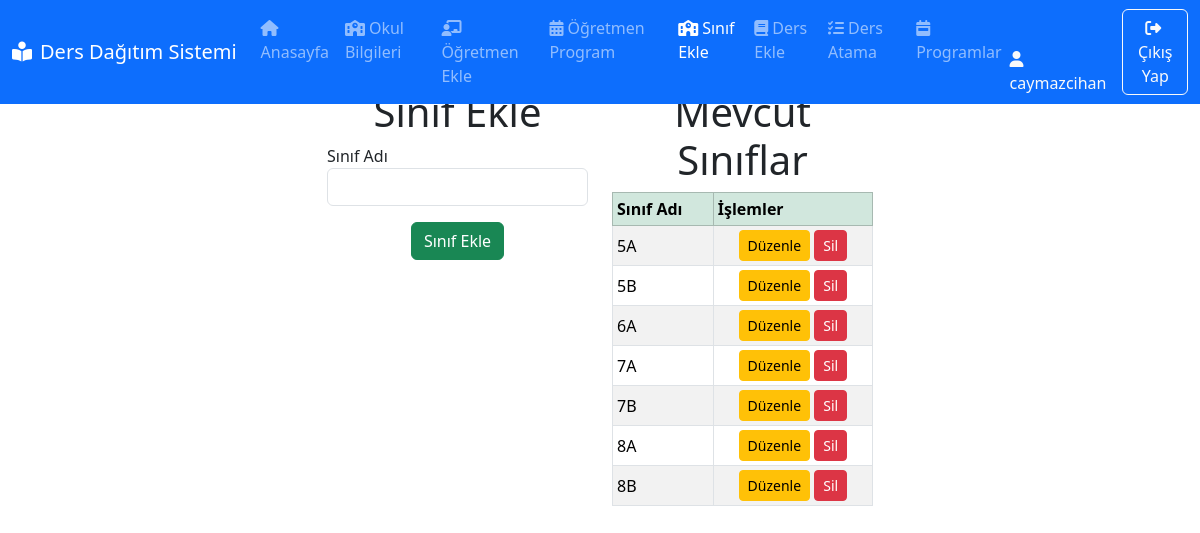
Screenshot of /sinif-ekle (signed in) with the database file from the repository.
### app.py (models this page shows, shortened)
class User(db.Model):
    id = db.Column(db.Integer, primary_key=True)
    username = db.Column(db.String(50), unique=True, nullable=False)
    password = db.Column(db.String(100), nullable=False)
    email = db.Column(db.String(100), unique=True, nullable=False)
    school_name = db.Column(db.String(120))
    school_email = db.Column(db.String(120))
    school_principal = db.Column(db.String(120))
    role = db.Column(db.String(20), nullable=False, default="user")
    teachers = db.relationship("Teacher", backref="user", lazy=True)
    classes = db.relationship("Class", backref="user", lazy=True)
    courses = db.relationship("Course", backref="user", lazy=True)
    assignments = db.relationship("TeacherCourseAssignment", backref="user", lazy=True)
    schedules = db.relationship("Schedule", backref="user", lazy=True)

class Class(db.Model):
    id = db.Column(db.Integer, primary_key=True)
    class_name = db.Column(db.String(50), nullable=False)
    user_id = db.Column(db.Integer, db.ForeignKey("user.id"), nullable=False)

### app.py (the view, shortened to what this page needs)
@app.route("/sinif-ekle", methods=["GET", "POST"])
@login_required
def add_class():
    current_user = User.query.filter_by(username=session["username"]).first()
    classes = (
        Class.query.filter_by(user_id=current_user.id).order_by(Class.class_name).all()
    )  # Sadece kullanıcının sınıflarını listele
    return render_template(
        "add_class.html", classes=classes, class_to_edit=None, page_title="Sınıf Ekle"
    )

### app.py (called while the page is built)
def login_required(f):
    @wraps(f)
    def decorated_function(*args, **kwargs):
        if "username" not in session:
            return redirect(url_for("login"))
        return f(*args, **kwargs)
    return decorated_function

### templates/add_class.html (shortened to what this page needs)
{% extends 'base.html' %}
{% block content %}
<div class="container mt-3" justify-content-center>
    <div class="row justify-content-center">
        <div class="col-3">
            <h1 class="text-center">{{ class_to_edit and 'Sınıf Düzenle' or 'Sınıf Ekle' }}</h1>
            <form action="{{ class_to_edit and url_for('edit_class', class_id=class_to_edit.id) or url_for('add_class') }}"  method="POST">
                <div class="form-group">
                    <label for="sinif_adi">Sınıf Adı</label>
                    <input
                        type="text"
                        class="form-control"
                        id="sinif_adi"
                        name="sinif_adi"
                        value="{{ class_to_edit and class_to_edit.class_name or '' }}"
                        required
                        pattern="[A-Za-z0-9]+"
                        oninput="this.value = this.value.toUpperCase()"
                        title="Sadece harf ve sayılar girilebilir.">
                </div>
		<div class="text-center mt-3">
                	<button type="submit" class="btn btn-success">
                  	  {{ class_to_edit and 'Sınıfı Güncelle' or 'Sınıf Ekle' }}
                	</button>
		</div>
            </form>
        </div>
        <div class="col-3">
            <h1 class="text-center">Mevcut Sınıflar</h1>
                <table class="table table-bordered table-striped table-hover table-auto table-sm">
                    <thead class="table-success">
                        <tr>
                            <th>Sınıf Adı</th>
                            <th>İşlemler</th>
                        </tr>
                    </thead>
                    <tbody>
                        {% for class_ in classes %}
                        <tr style="vertical-align: middle;">
                            <td style="white-space: nowrap; overflow: hidden; text-overflow: ellipsis;">{{ class_.class_name }}</td>
                            <td class="text-center">
                                <a href="{{ url_for('edit_class', class_id=class_.id) }}" class="btn btn-warning btn-sm mr-1">Düzenle</a>
                                <a href="{{ url_for('delete_class', class_id=class_.id) }}" class="btn btn-danger btn-sm" onclick="return confirm('Bu sınıfı silmek istediğinizden emin misiniz?')">Sil</a>
                            </td>
                        </tr>
                        {% else %}
                        <tr>
                            <td colspan="2" class="text-center">Henüz sınıf bulunmamaktadır.</td>
                        </tr>
                        {% endfor %}
                    </tbody>
                </table>
        </div>
    </div>
</div>
{% endblock %}

### templates/base.html (shortened to what this page needs)
<!DOCTYPE html>
<html lang="tr">
<head>
    <link href="https://cdn.jsdelivr.net/npm/bootstrap@5.3.2/dist/css/bootstrap.min.css" rel="stylesheet">
    <link href="https://cdnjs.cloudflare.com/ajax/libs/font-awesome/6.4.2/css/all.min.css" rel="stylesheet">
    <link rel="stylesheet" href="{{ url_for('static', filename='css/style.css') }}">
</head>
<body>
<nav class="navbar navbar-expand-lg navbar-dark bg-primary fixed-top">
    <div class="container-fluid">
        <div class="d-flex align-items-center">
            <a class="navbar-brand" href="{{ url_for('home') }}">
                <i class="fas fa-book-reader me-2"></i>Ders Dağıtım Sistemi
            </a>
        </div>
        {% if 'username' in session %}
        <div class="collapse navbar-collapse" id="navbarNav" >
            <ul class="navbar-nav me-auto mb-2 mb-lg-0" >
                <li class="nav-item">
                    <a class="nav-link {{ 'active' if request.endpoint == 'home' }}" href="{{ url_for('home') }}">
                        <i class="fas fa-home me-1"></i>Anasayfa
                    </a>
                </li>
        		<li class="nav-item">
                    <a class="nav-link {{ 'active' if request.endpoint == 'okul_bilgileri' }}" href="{{ url_for('okul_bilgileri') }}">
                         <i class="fas fa-school me-1"></i></i>Okul Bilgileri
                    </a>
                </li>
                <li class="nav-item">
                    <a class="nav-link {{ 'active' if request.endpoint == 'add_teacher' }}" href="{{ url_for('add_teacher') }}">
                        <i class="fas fa-chalkboard-teacher me-1"></i>Öğretmen Ekle
                    </a>
                </li>
                <li class="nav-item">
                    <a class="nav-link {{ 'active' if request.endpoint == 'ogretmen_programi' }}" href="{{ url_for('ogretmen_programi') }}">
                        <i class="fas fa-calendar-alt me-1"></i>Öğretmen Program
                    </a>
                </li>
                <li class="nav-item">
                    <a class="nav-link {{ 'active' if request.endpoint == 'add_class' }}" href="{{ url_for('add_class') }}">
                        <i class="fas fa-school me-1"></i>Sınıf Ekle
                    </a>
                </li>
                <li class="nav-item">
                    <a class="nav-link {{ 'active' if request.endpoint == 'add_course' }}" href="{{ url_for('add_course') }}">
                        <i class="fas fa-book me-1"></i>Ders Ekle
                    </a>
                </li>
                <li class="nav-item">
                    <a class="nav-link {{ 'active' if request.endpoint == 'assign_course' }}" href="{{ url_for('assign_course') }}">
                        <i class="fas fa-tasks me-1"></i>Ders Atama
                    </a>
                </li>
                <li class="nav-item">
                    <a class="nav-link {{ 'active' if request.endpoint == 'schedules' }}" href="{{ url_for('schedules') }}">
                        <i class="fas fa-calendar-week me-1"></i>Programlar
                    </a>
                </li>
            </ul>
            <div class="ms-auto d-flex align-items-end">
                <span class="text-light me-3">
                    <i class="fas fa-user me-1"></i>{{ session['username'] }}
                </span>
                <a href="{{ url_for('logout') }}" class="btn btn-outline-light">
                    <i class="fas fa-sign-out-alt me-1"></i>Çıkış Yap
                </a>
            </div>
        </div>
        {% endif %}
    </div>
</nav>
<div class="container mt-5 pt-4">
</div>
        {% block content %}
        {% endblock %}
</body>
</html>

### rows the page displays
User: username "caymazcihan"
Class: class_name "5A"
Class: class_name "5B"
Class: class_name "6A"
Class: class_name "7A"
Class: class_name "7B"
Class: class_name "8A"
Class: class_name "8B"

### other values shown
{{ class_to_edit and 'Sınıf Düzenle' or 'Sınıf Ekle' }} "Sınıf Ekle"
{{ class_to_edit and 'Sınıfı Güncelle' or 'Sınıf Ekle' }} "Sınıf Ekle"
